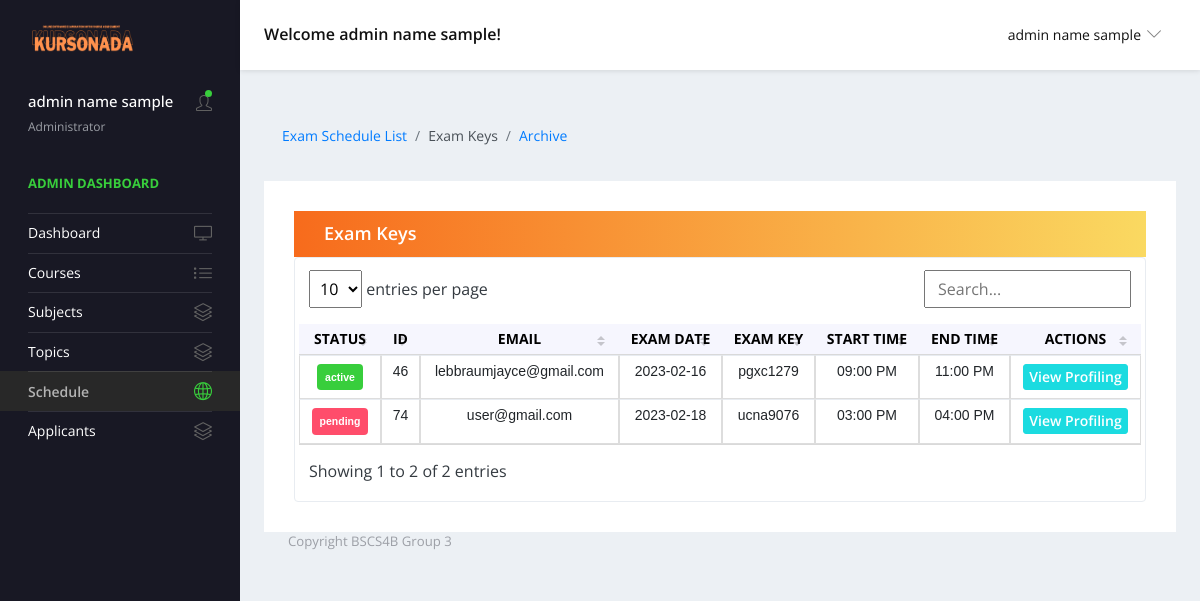
/views/admin-exam-key.php (signed in), run on an earlier commit of the app's database.
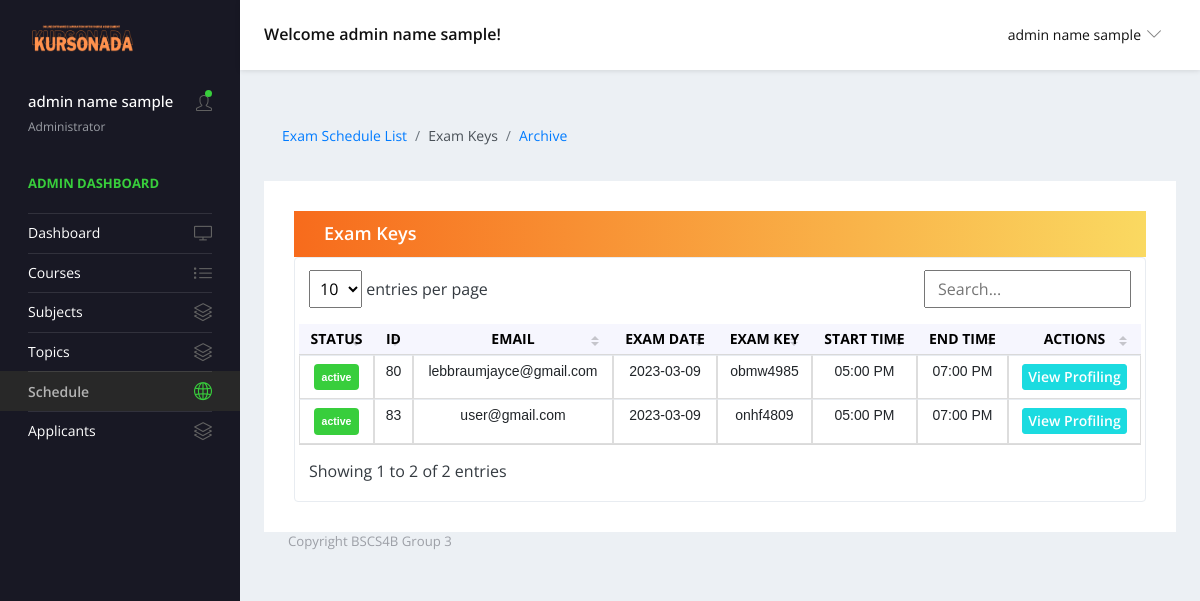
And on a later commit of the database.
### tables this page shows
CREATE TABLE `generated_codes` (
  `id` int(11) NOT NULL,
  `fullname` varchar(255) NOT NULL,
  `email` varchar(255) NOT NULL,
  `exam_key` varchar(255) NOT NULL,
  `exam_date` varchar(255) NOT NULL,
  `exam_time` time NOT NULL,
  `exam_time_end` time NOT NULL,
  `status` varchar(255) NOT NULL,
  `strand` varchar(255) NOT NULL,
  `pref_course` varchar(255) NOT NULL,
  `traits` varchar(255) NOT NULL,
  `interest` varchar(255) NOT NULL,
  `skill` varchar(255) NOT NULL,
  `career_goal` varchar(255) NOT NULL,
  `f_course` varchar(255) NOT NULL,
  `s_course` varchar(255) NOT NULL,
  `t_course` varchar(255) NOT NULL,
  `exam_key_created_at` datetime NOT NULL
);

### forms/adminQueries.php (called while the page is built, shortened)
<?php
function getGeneratedCodes() {
    $url = 'localhost';
    $username = 'root';
    $password = '';
    $conn = new mysqli($url, $username, $password, 'project');
    $sql = mysqli_query($conn,
    "SELECT *
    FROM generated_codes
    ");
     return mysqli_fetch_all($sql, MYSQLI_ASSOC);
}
?>

### views/admin-exam-key.php (the view, shortened to what this page needs)
<?php
    include '../forms/adminQueries.php';
?>
<!DOCTYPE html>
<html lang="en">
  <head>
    <link rel="stylesheet" href="../vendors/simple-line-icons/css/simple-line-icons.css">
    <link rel="stylesheet" href="../vendors/flag-icon-css/css/flag-icon.min.css">
    <link rel="stylesheet" href="../vendors/css/vendor.bundle.base.css">
    <link rel="stylesheet" href="../vendors/daterangepicker/daterangepicker.css">
    <link rel="stylesheet" href="../vendors/chartist/chartist.min.css">
    <link rel="stylesheet" href="../assets/css/style-admin.css">
  </head>
  <body>
    <div class="container-scroller">
      <nav class="navbar default-layout-navbar col-lg-12 col-12 p-0 fixed-top d-flex flex-row">
        <div class="navbar-brand-wrapper d-flex align-items-center">
          <a class="navbar-brand brand-logo" href="../views/admin.php">
            <img src="../assets/img/Kursonada.png" alt="logo" class="logo-dark" />
          </a>
        </div>
        <div class="navbar-menu-wrapper d-flex align-items-center flex-grow-1">
          <h5 class="mb-0 font-weight-medium d-none d-lg-flex">Welcome <?php echo ($_SESSION['fullname']); ?>!</h5>
          <ul class="navbar-nav navbar-nav-right ml-auto">
            <li class="nav-item dropdown d-none d-xl-inline-flex user-dropdown">
              <a class="nav-link dropdown-toggle" id="UserDropdown" href="#" data-toggle="dropdown" aria-expanded="false">
               <span class="font-weight-normal"> <?php echo ($_SESSION['fullname']); ?> </span></a>
            </li>
          </ul>
        </div>
      </nav>
      <div class="container-fluid page-body-wrapper">
        <nav class="sidebar sidebar-offcanvas" id="sidebar">
          <ul class="nav">
            <li class="nav-item nav-profile">
              <a href="#" class="nav-link">
                <div class="text-wrapper">
                  <p class="profile-name"><?php echo ($_SESSION['fullname']); ?></p>
                  <p class="designation">Administrator</p>
                </div>
                <div class="icon-container">
                  <i class="icon-user"></i>
                  <div class="dot-indicator bg-success"></div>
                </div>
              </a>
            </li>
            <li class="nav-item nav-category">
              <span class="nav-link">Admin Dashboard</span>
            </li>
            <li class="nav-item">
              <a class="nav-link" href="../views/admin.php">
                <span class="menu-title">Dashboard</span>
                <i class="icon-screen-desktop menu-icon"></i>
              </a>
            </li>
            <li class="nav-item">
              <a class="nav-link" href="../views/admin-courses.php">
                <span class="menu-title">Courses</span>
                <i class="icon-list menu-icon"></i>
              </a>
            </li>
            <li class="nav-item">
              <a class="nav-link" data-toggle="collapse" href="#ui-subjects" aria-expanded="false" aria-controls="ui-subjects">
                <span class="menu-title">Subjects</span>
                <i class="icon-layers menu-icon"></i>
              </a>
            </li>
            <li class="nav-item">
              <a class="nav-link" data-toggle="collapse" href="#ui-topics" aria-expanded="false" aria-controls="ui-topics">
                <span class="menu-title">Topics</span>
                <i class="icon-layers menu-icon"></i>
              </a>
            </li>
            <li class="nav-item active">
              <a class="nav-link" href="../views/admin-schedule.php">
                <span class="menu-title">Schedule</span>
                <i class="icon-globe menu-icon"></i>
              </a>
            </li>
            <li class="nav-item">
              <a class="nav-link" data-toggle="collapse" href="#ui-applicants" aria-expanded="false" aria-controls="ui-applicants">
                <span class="menu-title">Applicants</span>
                <i class="icon-layers menu-icon"></i>
              </a>
            </li>
          </ul>
        </nav>
       <div class="main-panel">
        <div class="content-wrapper">
          <div class="page-header">
          <nav>
              <ol class="breadcrumb">
                <li class="breadcrumb-item "><a href="../views/admin-schedule.php">Exam Schedule List</a></li>
                <li class="breadcrumb-item active">Exam Keys</li>
                <li class="breadcrumb-item"><a href="../views/archived_schedule.php">Archive</a></li>
              </ol>
            </nav>
          </div>
          <div class="row quick-action-toolbar">
            <div class="col-md-12 grid-margin">
              <div class="card">
                <div class="card-body">
                  <div class="card-header d-block d-md-flex">
                    <h5 class="mb-0">Exam Keys</h5>
                  </div>
                  <div class="table-responsive border rounded p-1">
                    <table class="table table-hover text-nowrap datatable">
                      <thead>
                      <tr>
                          <th class="font-weight-bold text-center" scope="col">STATUS</th>
                          <th class="font-weight-bold text-center" scope="col">ID</th>
                          <th class="font-weight-bold text-center" scope="col">EMAIL</th>
                          <th class="font-weight-bold text-center" scope="col">EXAM DATE</th>
                          <th class="font-weight-bold text-center" scope="col">EXAM KEY</th>
                          <th class="font-weight-bold text-center" scope="col">START TIME</th>
                          <th class="font-weight-bold text-center" scope="col">END TIME</th>
                          <th class="font-weight-bold text-center" scope="col">ACTIONS</th>
                        </tr>
                      </thead>
                      <tbody>
                      <?php
                        $rows = getGeneratedCodes();
                        $i = 0;
                        while ($i < count($rows)) {
                          $row = $rows[$i];
                          $id = $row["id"];
                          $formattedTime = date('h:i A', strtotime($row['exam_time']));
                          $formattedTime2 = date('h:i A', strtotime($row['exam_time_end']));
                          echo "<tr>";
                          if ($row['status'] == 'active') {
                              echo "<td><div class='badge badge-success p-2'>" . $row['status'] . "</div></td>";
                          } elseif ($row['status'] == 'pending') {
                              echo "<td><div class='badge badge-danger p-2'>" . $row['status'] . "</div></td>";
                          } else {
                              echo "<td><div class='badge badge-secondary p-2'>" . $row['status'] . "</div></td>";
                          }
                          echo "<td>" . $row["id"] . "</td>";
                          echo "<td>" . $row["email"] . "</td>";
                          echo "<td>" . $row["exam_date"] . "</td>";
                          echo "<td>" . $row["exam_key"] . "</td>";
                          echo "<td>" . $formattedTime . "</td>";
                          echo "<td>" . $formattedTime2 . "</td>";
                          echo "<td><div class='text-center'><button name='btnmodal' type='button' class='btn btn-primary view-btn' data-toggle='modal' data-target='#viewModal' data-id='" . $id . "'>View Profiling</div></button></td>";
                               $i++;
                        }
                      ?>
                      </tbody>
                    </table>
                  </div>
          </div>
        </div>
        <footer class="footer">
          <div class="d-sm-flex justify-content-center justify-content-sm-between">
            <span class="text-muted d-block text-center text-sm-left d-sm-inline-block">Copyright BSCS4B Group 3</span>
          </div>
        </footer>
      </div>
    </div>
    </div>
    <link href="../assets/vendor/simple-datatables/style.css" rel="stylesheet">
  </body>
</html>

### views/admin-exam-key.php (style rules this page uses)
table { border-collapse: collapse; font-family: Arial, sans-serif; width: 100%; }
th, td { border: 1px solid #ddd; text-align: center; }
th { color: black; font-weight: bold; }
p { font-weight: bold; }
.view-btn { padding:5px; }

What changed in the data, as far as the page shows it:
removed generated_codes: status "active", id "46", email "lebbraumjayce@gmail.com", exam_date "2023-02-16", exam_key "pgxc1279", exam_time "09:00 PM", exam_time_end "11:00 PM"
removed generated_codes: status "pending", id "74", email "user@gmail.com", exam_date "2023-02-18", exam_key "ucna9076", exam_time "03:00 PM", exam_time_end "04:00 PM"
added generated_codes: status "active", id "80", email "lebbraumjayce@gmail.com", exam_date "2023-03-09", exam_key "obmw4985", exam_time "05:00 PM", exam_time_end "07:00 PM"
added generated_codes: status "active", id "83", email "user@gmail.com", exam_date "2023-03-09", exam_key "onhf4809", exam_time "05:00 PM", exam_time_end "07:00 PM"
